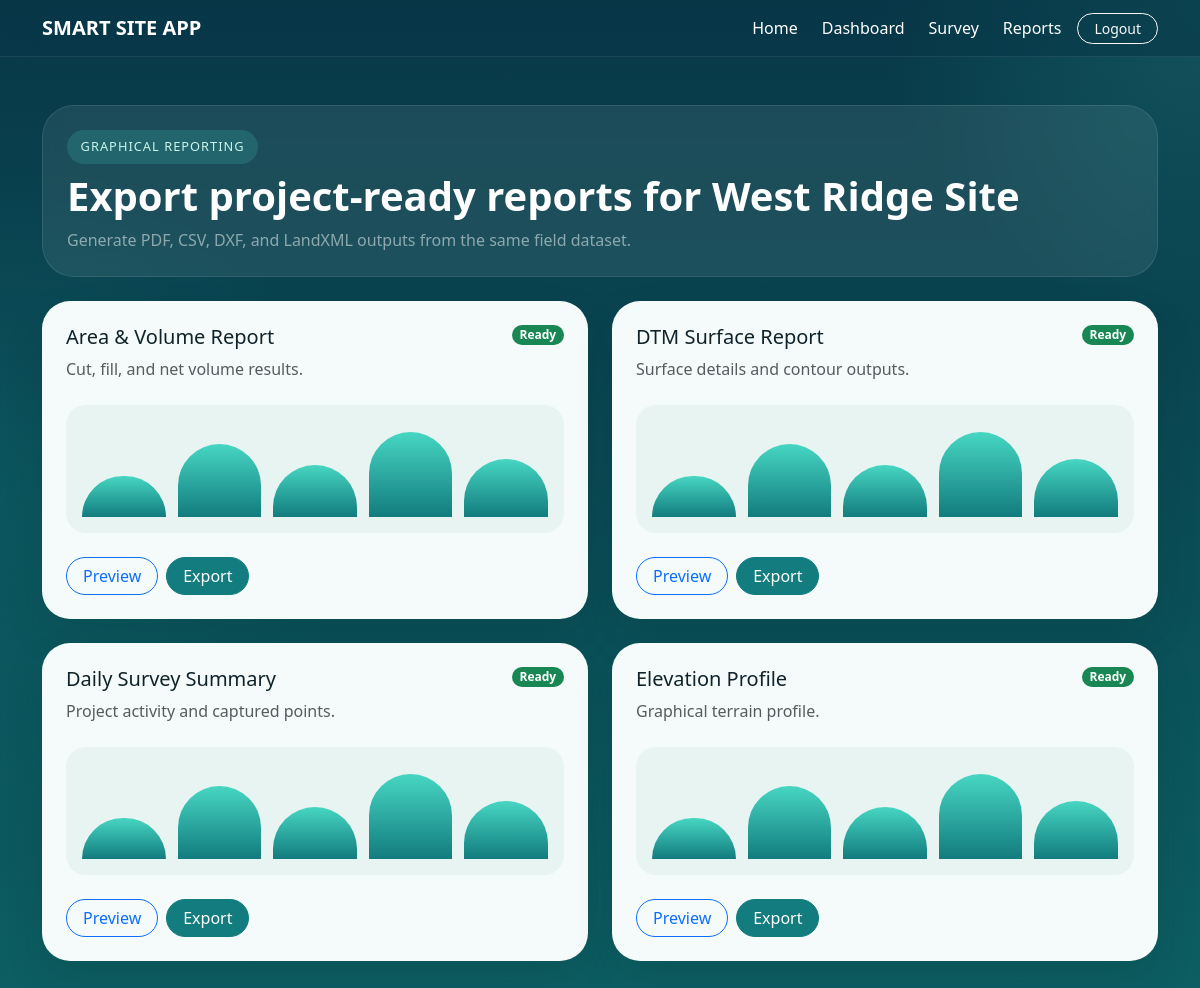
The app's page /reports/ (signed in) with its own data.
### core/models.py (models this page shows, shortened)
class Project(models.Model):
    user = models.ForeignKey(User, on_delete=models.CASCADE, related_name="projects")
    name = models.CharField(max_length=120)
    project_code = models.CharField(max_length=50, unique=True)
    company = models.CharField(max_length=120, blank=True)
    station_name = models.CharField(max_length=80, default="TS-08")
    is_connected = models.BooleanField(default=True)
    last_sync = models.DateTimeField(auto_now=True)
    created_at = models.DateTimeField(auto_now_add=True)
    updated_at = models.DateTimeField(auto_now=True)
    class Meta:
        ordering = ["name"]

class Report(models.Model):
    REPORT_CHOICES = [
        ("daily", "Daily Survey Summary"),
        ("dtm", "DTM Surface Report"),
        ("volume", "Area & Volume Report"),
        ("profile", "Elevation Profile"),
    ]
    project = models.ForeignKey(Project, on_delete=models.CASCADE, related_name="reports")
    title = models.CharField(max_length=120)
    report_type = models.CharField(max_length=20, choices=REPORT_CHOICES)
    description = models.TextField(blank=True)
    is_ready = models.BooleanField(default=True)
    created_at = models.DateTimeField(auto_now_add=True)
    class Meta:
        ordering = ["title"]

### core/views.py (the view)
# urls.py: path("reports/", reports, name="reports"),
@login_required
def reports(request):
    project = _get_or_create_default_project(request.user)
    return render(
        request,
        "core/reports.html",
        {"project": project, "reports": project.reports.all()},
    )

### core/views.py (called while the page is built)
def _get_or_create_default_project(user):
    project, _ = Project.objects.get_or_create(
        user=user,
        project_code="WEST-RIDGE-001",
        defaults={
            "name": "West Ridge Site",
            "company": "SMART SITE SURVEYS",
            "station_name": "TS-08",
            "is_connected": True,
        },
    )
    _seed_reports(user)
    return project

def _seed_reports(user):
    project = Project.objects.filter(user=user).first()
    if not project:
        return
    starter_reports = [
        ("Daily Survey Summary", "daily", "Project activity and captured points."),
        ("DTM Surface Report", "dtm", "Surface details and contour outputs."),
        ("Area & Volume Report", "volume", "Cut, fill, and net volume results."),
        ("Elevation Profile", "profile", "Graphical terrain profile."),
    ]
    for title, report_type, description in starter_reports:
        Report.objects.get_or_create(
            project=project,
            title=title,
            defaults={"report_type": report_type, "description": description, "is_ready": True},
        )

### templates/core/reports.html
{% extends "core/base.html" %}
{% block content %}
<section class="hero-panel p-4 mb-4">
    <span class="eyebrow">Graphical Reporting</span>
    <h1 class="display-6 fw-bold mt-2">Export project-ready reports for {{ project.name }}</h1>
    <p class="text-white-50 mb-0">Generate PDF, CSV, DXF, and LandXML outputs from the same field dataset.</p>
</section>
<div class="row g-4">
    {% for report in reports %}
        <div class="col-md-6">
            <div class="smart-card h-100">
                <div class="d-flex justify-content-between align-items-start gap-3">
                    <div>
                        <h2 class="h5">{{ report.title }}</h2>
                        <p class="text-muted mb-0">{{ report.description }}</p>
                    </div>
                    {% if report.is_ready %}
                        <span class="badge rounded-pill text-bg-success">Ready</span>
                    {% endif %}
                </div>
                <div class="chart-preview mt-4">
                    <span style="height: 42%;"></span>
                    <span style="height: 76%;"></span>
                    <span style="height: 54%;"></span>
                    <span style="height: 88%;"></span>
                    <span style="height: 60%;"></span>
                </div>
                <div class="d-flex gap-2 mt-4">
                    <button class="btn btn-outline-primary rounded-pill px-3" type="button">Preview</button>
                    <button class="btn btn-primary rounded-pill px-3" type="button">Export</button>
                </div>
            </div>
        </div>
    {% endfor %}
</div>
{% endblock %}

### templates/core/base.html (shortened to what this page needs)
<!DOCTYPE html>
<html lang="en">
<head>
    <link href="https://cdn.jsdelivr.net/npm/bootstrap@5.3.3/dist/css/bootstrap.min.css" rel="stylesheet">
    <link rel="stylesheet" href="/static/css/site.css">
</head>
<body>
    <div class="page-shell">
        <nav class="navbar navbar-expand-lg smart-nav">
            <div class="container">
                <a class="navbar-brand fw-bold" href="{% url 'welcome' %}">SMART SITE APP</a>
                <div class="collapse navbar-collapse" id="smartNav">
                    <ul class="navbar-nav ms-auto align-items-lg-center gap-lg-2">
                        <li class="nav-item"><a class="nav-link" href="{% url 'welcome' %}">Home</a></li>
                        {% if user.is_authenticated %}
                            <li class="nav-item"><a class="nav-link" href="{% url 'dashboard' %}">Dashboard</a></li>
                            <li class="nav-item"><a class="nav-link" href="{% url 'survey' %}">Survey</a></li>
                            <li class="nav-item"><a class="nav-link" href="{% url 'reports' %}">Reports</a></li>
                            <li class="nav-item">
                                <form method="post" action="{% url 'logout' %}">
                                    <button class="btn btn-outline-light btn-sm rounded-pill px-3" type="submit">Logout</button>
                                </form>
                            </li>
                        {% else %}
                            <li class="nav-item"><a class="nav-link" href="{% url 'login' %}">Login</a></li>
                            <li class="nav-item"><a class="btn btn-mint rounded-pill px-3" href="{% url 'register' %}">Register</a></li>
                        {% endif %}
                    </ul>
                </div>
            </div>
        </nav>
        <main class="container py-4 py-lg-5">
            {% block content %}{% endblock %}
        </main>
    </div>
</body>
</html>

### static/css/site.css (style rules this page uses)
:root { --bg-top: #083848; --bg-bottom: #0c5f63; --primary: #127c7e; --mint: #47d6c2; --mint-soft: #c9f4ec; --surface: #f4fbfa; --ink: #10232b; --muted: #62767d; }
body { min-height: 100vh; color: #fff; background: radial-gradient(circle at top right, rgba(71, 214, 194, 0.16), transparent 20rem), radial-gradient(circle at left center, rgba(18, 124, 126, 0.22), transparent 22rem), linear-gradient(180deg, var(--bg-top), var(--bg-bottom)); }
.page-shell { min-height: 100vh; }
.smart-nav { background: rgba(8, 56, 72, 0.55); backdrop-filter: blur(14px); border-bottom: 1px solid rgba(255, 255, 255, 0.08); }
.smart-nav .navbar-brand, .smart-nav .nav-link { color: #fff; }
.btn-primary { background: var(--primary); border-color: var(--primary); }
.hero-panel, .hero-card { border-radius: 2rem; padding: 2rem; color: #fff; background: rgba(255, 255, 255, 0.08); border: 1px solid rgba(255, 255, 255, 0.1); backdrop-filter: blur(8px); }
.surface-panel, .smart-card { background: var(--surface); color: var(--ink); border-radius: 1.75rem; padding: 1.5rem; box-shadow: 0 18px 40px rgba(5, 29, 36, 0.12); }
.eyebrow { display: inline-block; padding: 0.45rem 0.85rem; border-radius: 999px; font-size: 0.8rem; text-transform: uppercase; letter-spacing: 0.08em; background: rgba(71, 214, 194, 0.18); color: var(--mint-soft); }
.chart-preview { display: flex; align-items: end; gap: 0.75rem; height: 8rem; padding: 1rem; border-radius: 1.25rem; background: #e8f4f2; }
.chart-preview span { flex: 1; border-radius: 999px 999px 0 0; background: linear-gradient(180deg, var(--mint), var(--primary)); }

### records on screen
Project: name "West Ridge Site"
Report: title "Area & Volume Report", description "Cut, fill, and net volume results.", is_ready "Ready"
Report: title "DTM Surface Report", description "Surface details and contour outputs.", is_ready "Ready"
Report: title "Daily Survey Summary", description "Project activity and captured points.", is_ready "Ready"
Report: title "Elevation Profile", description "Graphical terrain profile.", is_ready "Ready"
